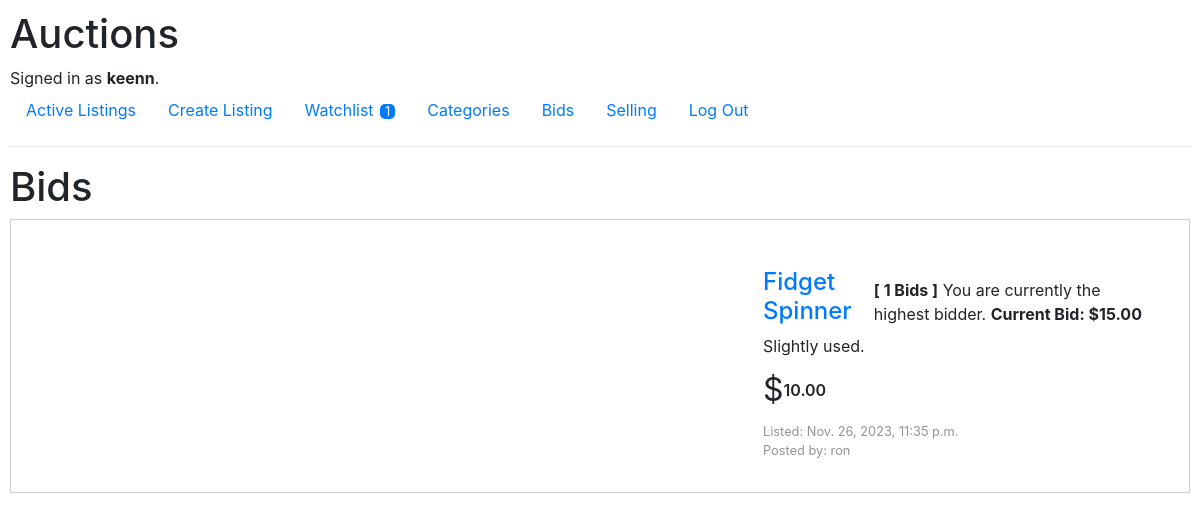
Page /bids (signed in) on the earlier database version.
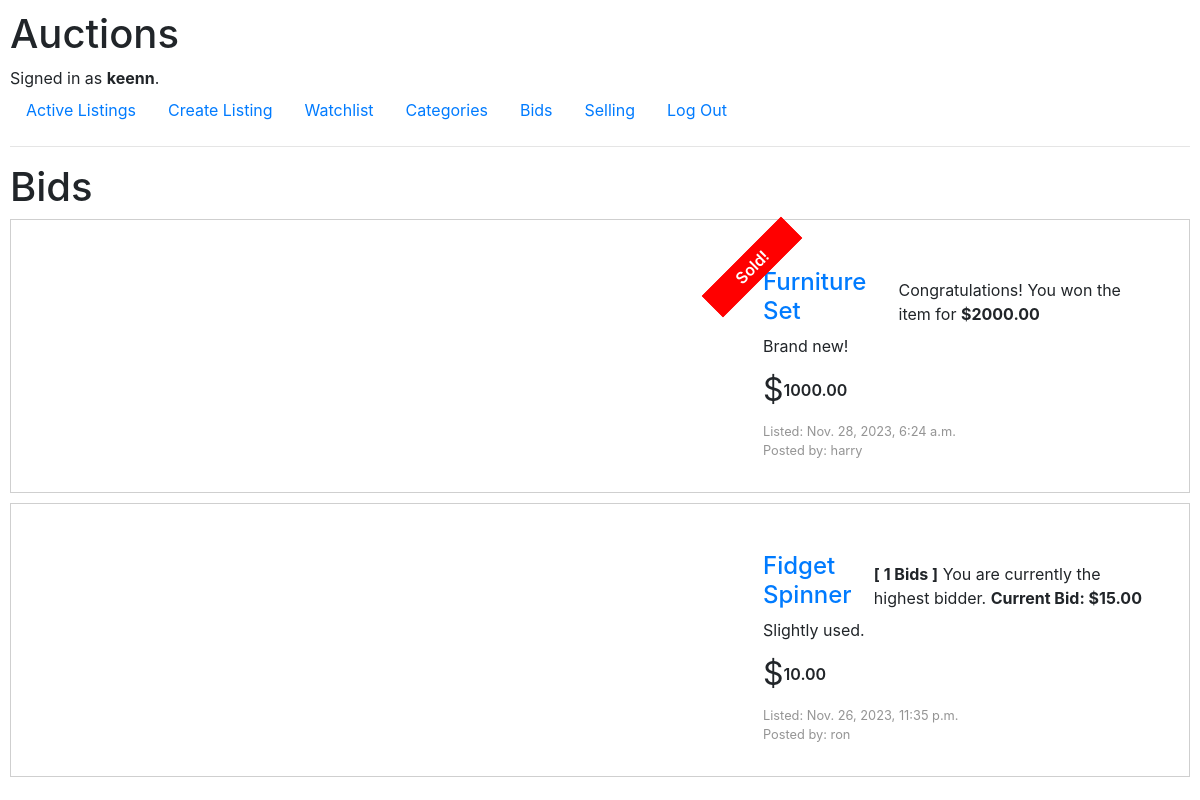
Same page on the later database version.
### auctions/models.py (models this page shows, shortened)
class Listing(models.Model):
    seller = models.ForeignKey(User, on_delete=models.CASCADE, related_name="ownListings")
    title = models.CharField(max_length=64)
    description = models.CharField(max_length=5000)
    startingBid = models.DecimalField(decimal_places=2,
                                      max_digits=10)
    image = models.CharField(max_length=5000,
                             default="https://upload.wikimedia.org/wikipedia/commons/thumb/4/46/Question_mark_%28black%29.svg/800px-Question_mark_%28black%29.svg.png")
    timestamp = models.DateTimeField(default=timezone.now, editable=False)
    category = models.ForeignKey(Category, on_delete=models.CASCADE, related_name='listingCategory')
    availability = models.BooleanField(default=True)

class User(AbstractUser):
    pass

### auctions/views.py (the view)
# urls.py: path("bids", views.bids, name="bids"),
@login_required
def bids(request):
    bids = Bid.objects.filter(bidder=User.objects.get(pk=request.user.id)).order_by('-id')
    listing = [{'listing' : item.listing,
                'nBid' : item.listing.bidItem.count(),
                'highestBidder' : Bid.objects.filter(bid = item.listing.bidItem.aggregate(highest_bid = Max('bid'))['highest_bid']).first().bidder.id,
                'highestBid' : item.listing.bidItem.aggregate(highest_bid = Max('bid'))['highest_bid'] } for item in bids]
    return render(request, 'auctions/bids.html', {
        'listings' : listing,
        'watchlistCount' : Watchlist.objects.get(user = User.objects.get(pk=request.user.id)).listing.count()
    })

### auctions/templates/auctions/bids.html (shortened to what this page needs)
{% extends 'auctions/layout.html' %}
{% block body %}
    <div class="bidsWrapper">
        <h1>Bids</h1>
        <div class="allListings">
            {% for listing in listings %}
                    <div class="listing">
                        <div class="displaypic">
                            <a href="{% url 'listing' listing.listing.title listing.listing.id %}"><img src="{{ listing.listing.image }}" alt=""></a>
                        </div>
                        <div class="itemInfo">
                            <div class="infoTitle">
                                <a href="{% url 'listing' listing.listing.title listing.listing.id %}">
                                    <h4>{{ listing.listing.title }}</h4>
                                </a>
                                {% if not listing.listing.availability %}
                                    <div class="availabilityStatus">
                                        <p class="sold">Sold!</p>
                                    </div>
                                {% endif %}
                                <div class="availabilityStatus">
                                    {% if listing.listing.availability %}
                                        {% if listing.highestBidder == request.user.id %}
                                        <p><strong>[ {{ listing.nBid }} Bids ]</strong> You are currently the highest bidder. <strong>Current Bid: ${{ listing.highestBid | floatformat:2 }}</strong></p>
                                        {% else %}
                                        <p><strong>[ {{ listing.nBid }} Bids ]</strong> Someone has outbid you. <strong>Current Bid: ${{ listing.highestBid | floatformat:2 }}</strong></p>
                                        {% endif %}
                                    {% else %}
                                        {% if listing.highestBidder == request.user.id %}
                                            <p>Congratulations! You won the item for <strong>${{ listing.highestBid|floatformat:2 }}</strong></p>
                                        {% else %}
                                            <p class="sold">Sold!</p><p>Unfortunately, you did not win the auction for the item.</p>
                                        {% endif %}
                                    {% endif %}
                                </div>
                            </div>
                            <div class="infoDescription">{{ listing.listing.description }}</div>
                            <div class="infoStartingBid">
                                <span class="dollar">$</span>
                                <span class="price">{{ listing.listing.startingBid | floatformat:2 }}</span>
                            </div>
                            <div class="created">
                                <p>Listed: {{ listing.listing.timestamp }}</p>
                                <p>Posted by: {{ listing.listing.seller.username }}</p>
                            </div>
                        </div>
                    </div>
            {% endfor %}
        </div>
    </div>
{% endblock %}

### auctions/templates/auctions/layout.html (shortened to what this page needs)
{% load static %}
<!DOCTYPE html>
<html lang="en">
    <head>
        <link rel="stylesheet" href="https://stackpath.bootstrapcdn.com/bootstrap/4.4.1/css/bootstrap.min.css">
        <link href="{% static 'auctions/styles.css' %}" rel="stylesheet">
    </head>
    <body>
        <h1>Auctions</h1>
        <div>
            {% if user.is_authenticated %}
                Signed in as <strong>{{ user.username }}</strong>.
            {% else %}
                Not signed in.
            {% endif %}
        </div>
        <ul class="nav">
            <li class="nav-item">
                <a class="nav-link" href="{% url 'index' %}">Active Listings</a>
            </li>
            {% if user.is_authenticated %}
                <li class="nav-item">
                    <a class="nav-link" href="{% url 'new' %}">Create Listing</a>
                </li>
                <li class="nav-item">
                    <a class="nav-link watchlistnav" href="{% url 'watchlist' %}">Watchlist
                        {% if watchlistCount %}
                            <span>{{ watchlistCount }}</span>
                        {% endif %}
                    </a>
                </li>
                <li class="nav-item">
                    <a class="nav-link" href="{% url 'categories' %}">Categories</a>
                </li>
                <li class="nav-item">
                    <a class="nav-link" href="{% url 'bids' %}">Bids</a>
                </li>
                <li class="nav-item">
                    <a class="nav-link" href="{% url 'selling' %}">Selling</a>
                </li>
                <li class="nav-item">
                    <a class="nav-link" href="{% url 'logout' %}">Log Out</a>
                </li>
            {% endif %}
        </ul>
        <hr>
        {% block body %}
        {% endblock %}
    </body>
</html>

Differences in the rows shown:
now on this page (row edited): Listing: listing "Furniture Set", availability "Sold!", highestBid "2000.00", listing.description "Brand new!", listing.startingBid "1000.00", listing.timestamp "Nov. 28, 2023, 6:24 a.m.", listing.seller.username "harry"
Other differences:
{{ watchlistCount }}: "1" → (not shown)
